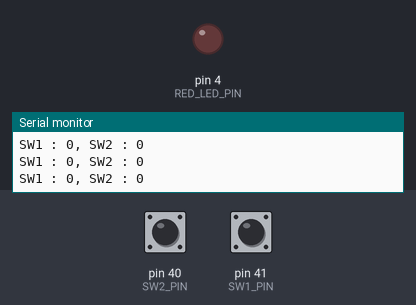
This sketch was run on a simulated Arduino Mega 2560, built with avr-gcc and run on an emulated ATmega2560. Parts: output pins drawn as LEDs (lit = HIGH), the last lines printed to the serial monitor. The test bench sets the inputs (shaded band); at power-on: pin 40 (SW2_PIN) HIGH, pin 41 (SW1_PIN) HIGH.

Above: at 1.2 s.
1.3 s: pin 40 (SW2_PIN) pulled LOW for 0.15 s
At 1.38 s:
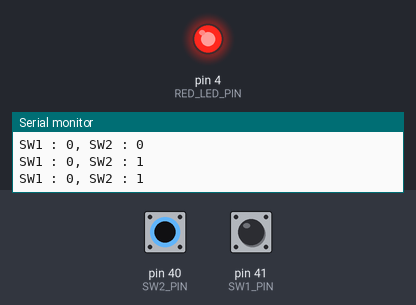
2.9 s: pin 40 (SW2_PIN) pulled LOW for 3.2 s
At 6.7 s:
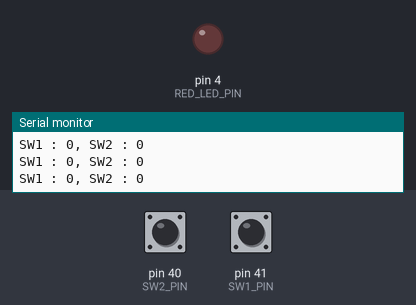
7.6 s: pin 41 (SW1_PIN) pulled LOW for 3.2 s
At 8.2 s:
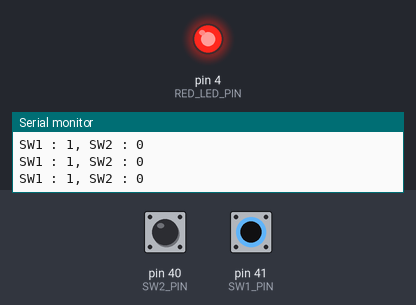
Timing chart, 0 to 12.3 s (numbered marks = the images above; inputs shaded):
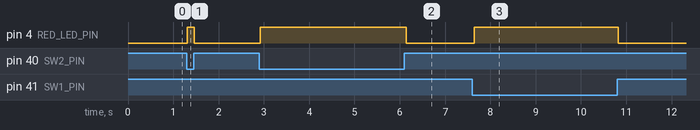

The sketch:

MobileManipulator-Blackberry-03-03-Button-Digital-Read.ino
```cpp
//////////////  사용자 RED LED
#define RED_LED_PIN 4

//////////////  사용자 Swtich
#define SW1_PIN       41
#define SW2_PIN       40

void setup() {
  Serial.begin(115200); // 시리얼모니터 통신 설정

  pinMode(RED_LED_PIN, OUTPUT); // LED 핀을 출력으로 설정

  pinMode(SW1_PIN, INPUT); // SW1 핀을 입력으로 설정
  pinMode(SW2_PIN, INPUT); // SW2 핀을 입력으로 설정
}

void loop() {
    // 스위치가 눌리면 1, 아니면 0이 출력되도록 digitalRead에 !연산을 함
    Serial.print("SW1 : ");
    Serial.print(!digitalRead(SW1_PIN));
    Serial.print(", SW2 : ");
    Serial.println(!digitalRead(SW2_PIN));

    // 두 스위치의 상태가 서로 다를 때만 LED를 켜도록 함
    digitalWrite(RED_LED_PIN, digitalRead(SW1_PIN) != digitalRead(SW2_PIN));

    delay(50);
}
```

Measured:
- after the input at 1.3 s, pin 4 (RED_LED_PIN): LOW → HIGH at once, → LOW 0.15 s later
- after the input at 2.9 s, pin 4 (RED_LED_PIN): LOW → HIGH at once, → LOW 3.2 s later
- after the input at 7.6 s, pin 4 (RED_LED_PIN): LOW → HIGH after 0.05 s, → LOW 3.2 s later
